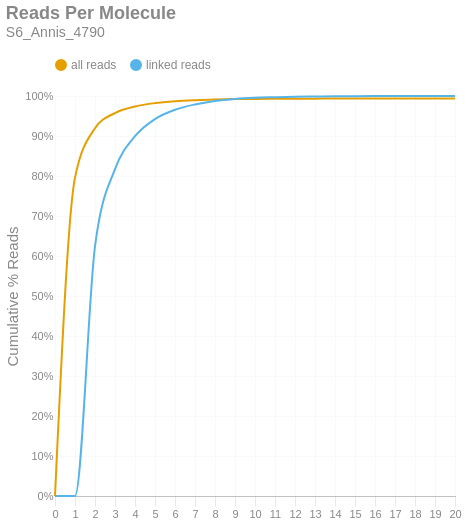

The code cell stored with this chart in its notebook:
### Markdown cell above
### Reads per Molecule
This chart shows the cumulative distribution of the number of reads per linked molecule. That is, how many alignments are associated with a unique molecule. This excludes the number of reads associated with invalid or absent linked-read barcodes. The `linked` histogram is the percentages recalculated when disregarding singletons.

### Code cell
if SKIPLR:
    print_html(f"Skipped")
else:
    counts = np.bincount(valids['reads'].cast(pl.Int64).to_numpy())
    weighted = counts * np.arange(len(counts))
    all_perc = weighted / n_reads
    linked_perc = weighted / n_linked_reads
    linked_perc[1] = 0
    binned_df = pl.DataFrame({
        'readsper': list(range(len(counts))),
        'all reads (cumsum)': np.cumsum(all_perc).tolist(),
        'linked reads (cumsum)': np.cumsum(linked_perc).tolist(),
    })

    with SafeRender(binned_df):
        (
            density_plot(binned_df, 'Reads Per Molecule', samplename, 'readspmol')
            .encode(
                x=alt.X('readsper:O', title=None).axis(labelAngle=0).scale(padding=0),
                y=alt.Y('value:Q', title='Cumulative % Reads').axis(format='%').stack(False),
                color=alt.Color("key:N").scale(domain=["all reads", "linked reads"]),
                tooltip=[
                    alt.Tooltip("key:N", title="Data Type"),
                    alt.Tooltip("readsper:O", title="Reads Per Molecule"),
                    alt.Tooltip("value:Q", format=".2%", title="% Reads (Cum.)")
                ]            
            )
        ).display()

### Figure 1 — Vega-Lite specification as saved in the notebook (floating-point values rounded to 4 significant figures)
{"width": "container", "height": 400, "config": {"title": {"anchor": "start", "dy": -15, "fontSize": 18, "color": "#888888", "subtitleColor": "#888888", "subtitleFontSize": 14}, "arc": {"fill": "#0072B2"}, "axis": {"domainColor": "#888888", "domainWidth": 0.5, "gridWidth": 0.2, "grid": false, "titleFontWeight": 400, "titleFontSize": 15, "labelFontSize": 11, "labelColor": "#888888", "tickColor": "#888888", "tickWidth": 0.2, "titleColor": "#888888"}, "axisBand": {"grid": false}, "axisX": {"grid": true, "tickSize": 10, "domainCap": "round"}, "axisY": {"domain": false, "grid": true, "tickSize": 0, "domainCap": "round"}, "background": "transparent", "header": {"labelFontSize": 15, "labelColor": "#888888", "titleFontSize": 15, "titleFontWeight": 600, "titleColor": "#888888"}, "legend": {"labelFont": "sans-serif", "labelFontSize": 12, "labelColor": "#888888", "symbolSize": 100, "symbolType": "circle", "titleFontSize": 12, "titlePadding": 10, "titleColor": "#888888", "title": null, "orient": "top"}, "range": {"category": ["#E69F00", "#56B4E9", "#009E73", "#F0E442", "#0072B2", "#D55E00", "#CC79A7", "#000000"], "diverging": ["#cfe8f3", "#a2d4ec", "#73bfe2", "#46abdb", "#1696d2", "#12719e"]}, "area": {"fill": "#0072B2", "fillOpacity": 0.7, "line": true, "strokeOpacity": 0.7}, "line": {"color": "#0072B2", "stroke": "#0072B2", "strokeWidth": 2}, "trail": {"color": "#0072B2", "stroke": "#0072B2", "strokeWidth": 0, "size": 1}, "point": {"filled": true, "fillOpacity": 1.0, "size": 95}, "text": {"color": "#888888", "fontSize": 11, "align": "right", "fontWeight": 400, "size": 11}, "bar": {"fill": "#0072B2", "stroke": null}, "view": {"stroke": null, "continuousWidth": 660, "continuousHeight": 400}}, "data": {"name": "data-22d8d887dd705c12dde1ada9c9ff9eba"}, "mark": {"type": "line", "interpolate": "monotone", "point": {"opacity": 0, "size": 275}}, "encoding": {"color": {"field": "key", "scale": {"domain": ["all reads", "linked reads"]}, "type": "nominal"}, "tooltip": [{"field": "key", "title": "Data Type", "type": "nominal"}, {"field": "readsper", "title": "Reads Per Molecule", "type": "ordinal"}, {"field": "value", "format": ".2%", "title": "% Reads (Cum.)", "type": "quantitative"}], "x": {"axis": {"labelAngle": 0}, "field": "readsper", "scale": {"padding": 0}, "title": null, "type": "ordinal"}, "y": {"axis": {"format": "%"}, "field": "value", "stack": false, "title": "Cumulative % Reads", "type": "quantitative"}}, "params": [{"name": "param_c36ac31b6afebe62", "select": {"type": "point", "fields": ["key"]}, "bind": "legend"}], "title": {"text": "Reads Per Molecule", "subtitle": "S6_Annis_4790"}, "transform": [{"fold": ["all reads (cumsum)", "linked reads (cumsum)"]}, {"calculate": "replace(datum.key, ' (cumsum)', '')", "as": "key"}, {"filter": {"param": "param_c36ac31b6afebe62"}}], "usermeta": {"embedOptions": {"downloadFileName": "S6_Annis_4790.readspmol"}}, "$schema": "https://vega.github.io/schema/vega-lite/v6.1.0.json", "datasets": {"data-22d8d887dd705c12dde1ada9c9ff9eba": [{"readsper": 0, "all reads (cumsum)": 0.0, "linked reads (cumsum)": 0.0}, {"readsper": 1, "all reads (cumsum)": 0.7958, "linked reads (cumsum)": 0.0}, {"readsper": 2, "all reads (cumsum)": 0.9193, "linked reads (cumsum)": 0.6241}, {"readsper": 3, "all reads (cumsum)": 0.9575, "linked reads (cumsum)": 0.8171}, {"readsper": 4, "all reads (cumsum)": 0.9737, "linked reads (cumsum)": 0.8994}, {"readsper": 5, "all reads (cumsum)": 0.9822, "linked reads (cumsum)": 0.9423}, {"readsper": 6, "all reads (cumsum)": 0.9868, "linked reads (cumsum)": 0.9656}, {"readsper": 7, "all reads (cumsum)": 0.9895, "linked reads (cumsum)": 0.9789}, {"readsper": 8, "all reads (cumsum)": 0.9912, "linked reads (cumsum)": 0.9876}, {"readsper": 9, "all reads (cumsum)": 0.9922, "linked reads (cumsum)": 0.9927}, {"readsper": 10, "all reads (cumsum)": 0.9927, "linked reads (cumsum)": 0.9955}, {"readsper": 11, "all reads (cumsum)": 0.993, "linked reads (cumsum)": 0.9969}, {"readsper": 12, "all reads (cumsum)": 0.9933, "linked reads (cumsum)": 0.9981}, {"readsper": 13, "all reads (cumsum)": 0.9934, "linked reads (cumsum)": 0.9988}, {"readsper": 14, "all reads (cumsum)": 0.9935, "linked reads (cumsum)": 0.9994}, {"readsper": 15, "all reads (cumsum)": 0.9936, "linked reads (cumsum)": 0.9996}, {"readsper": 16, "all reads (cumsum)": 0.9936, "linked reads (cumsum)": 0.9998}, {"readsper": 17, "all reads (cumsum)": 0.9936, "linked reads (cumsum)": 0.9998}, {"readsper": 18, "all reads (cumsum)": 0.9936, "linked reads (cumsum)": 0.9999}, {"readsper": 19, "all reads (cumsum)": 0.9936, "linked reads (cumsum)": 0.9999}, {"readsper": 20, "all reads (cumsum)": 0.9936, "linked reads (cumsum)": 1.0}]}}
